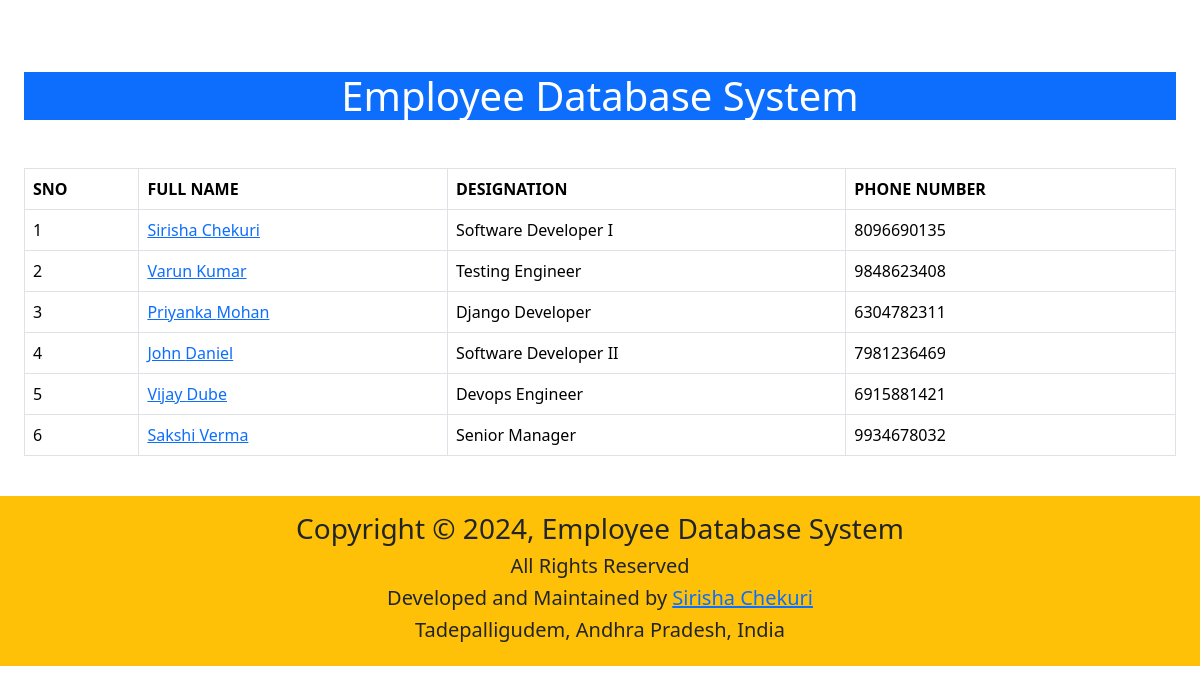
/home/, run on the app's committed database.
### salary/models.py (models this page shows, shortened)
class Employee(models.Model):
    first_name=models.CharField(max_length=100)
    last_name=models.CharField(max_length=100)
    photo=models.ImageField(upload_to='image')
    designation=models.CharField(max_length=100)
    email_address=models.EmailField(max_length=100,unique=True)
    phone_number=models.CharField(max_length=10,blank=True)

### Employee/views.py (the view)
# urls.py: 2. Add a URL to urlpatterns:  path('', views.home, name='home')
def home(request):
    employees=Employee.objects.all()
    context={
        'employees':employees,
    }
    return render(request,'home.html',context)

### templates/home.html (shortened to what this page needs)
<!DOCTYPE html>
<html lang="en">
<head>
    <link href="https://cdn.jsdelivr.net/npm/bootstrap@5.3.3/dist/css/bootstrap.min.css" rel="stylesheet">
</head>
<body>
    <div class="mt-5 p-4">
      <h1 class="bg-primary text-center text-white">Employee Database System</h1>
    <table class="table table-bordered mt-5 table-hover">
        <thead class="text-uppercase">
          <tr>
            <th>SNO</th>
            <th>Full Name</th>
            <th>Designation</th>
            <th>Phone Number</th>
          </tr>
        </thead>
        <tbody>
          {% for x in employees %}
          <tr>
          <td>{{forloop.counter}}</td>
          <td><a href="{% url 'employee_detail' x.id %}">{{x.first_name}} {{x.last_name}}</td></a>
          <td>{{x.designation}}</td>
          <td>{{x.phone_number}}</td>
        </tr>
          {% endfor %}
        </tbody>
      </table>
      </div>
      <footer class="bg-warning p-3">
        <div class="container">
          <div class="row text-center">
            <div class="col">
              <h3>Copyright &copy; 2024, Employee Database System</h3>
              <p class="h5">All Rights Reserved</p>
              <p class="h5">Developed and Maintained by <a href="">Sirisha Chekuri</a></p>
              <p class="h5">Tadepalligudem, Andhra Pradesh, India</p>
            </div>
          </div>
        </div>
      </footer>
</body>
</html>

### data on the page
Employee: first_name "Sirisha", last_name "Chekuri", designation "Software Developer I", phone_number "8096690135"
Employee: first_name "Varun", last_name "Kumar", designation "Testing Engineer", phone_number "9848623408"
Employee: first_name "Priyanka", last_name "Mohan", designation "Django Developer", phone_number "6304782311"
Employee: first_name "John", last_name "Daniel", designation "Software Developer II", phone_number "7981236469"
Employee: first_name "Vijay", last_name "Dube", designation "Devops Engineer", phone_number "6915881421"
Employee: first_name "Sakshi", last_name "Verma", designation "Senior Manager", phone_number "9934678032"
